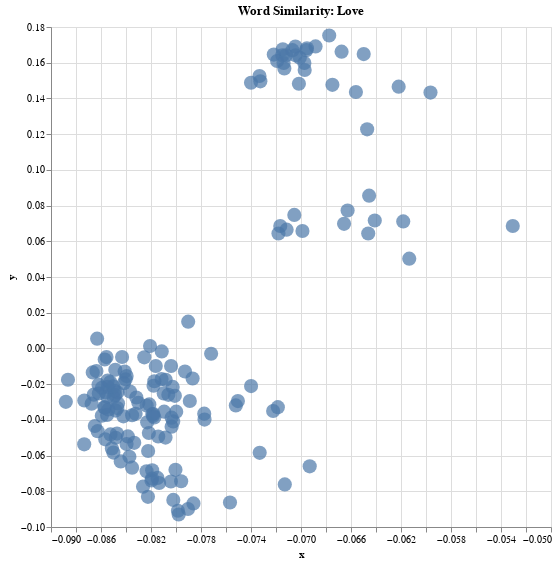

The notebook cell this image was saved under:
### Code cell
alt.Chart(df_2,title="Word Similarity: Love").mark_circle(size=200).encode(
    alt.X('x',
        scale=alt.Scale(zero=False)
    ), y="y", 
    # If you click a point, take you to the URL link 
    # The categories that show up in the hover tooltip
    tooltip=['title', 'speaker_gender', 'speaker', 'act', 'context']
    ).interactive().properties(
    width=500,
    height=500
)

### Figure 1 — Vega-Lite specification as saved in the notebook (floating-point values rounded to 4 significant figures; data arrays with more than 128 entries replaced by an {"elided": "..."} marker saying what was removed)
{"config": {"view": {"continuousWidth": 400, "continuousHeight": 300}}, "data": {"name": "data-1d3e369de91274571ddecff702172c48"}, "mark": {"type": "circle", "size": 200}, "encoding": {"tooltip": [{"field": "title", "type": "nominal"}, {"field": "speaker_gender", "type": "nominal"}, {"field": "speaker", "type": "nominal"}, {"field": "act", "type": "nominal"}, {"field": "context", "type": "nominal"}], "x": {"field": "x", "scale": {"zero": false}, "type": "quantitative"}, "y": {"field": "y", "type": "quantitative"}}, "height": 500, "selection": {"selector029": {"type": "interval", "bind": "scales", "encodings": ["x", "y"]}}, "title": "Word Similarity: Love", "width": 500, "$schema": "https://vega.github.io/schema/vega-lite/v4.17.0.json", "datasets": {"data-1d3e369de91274571ddecff702172c48": {"elided": "160 records"}}}
